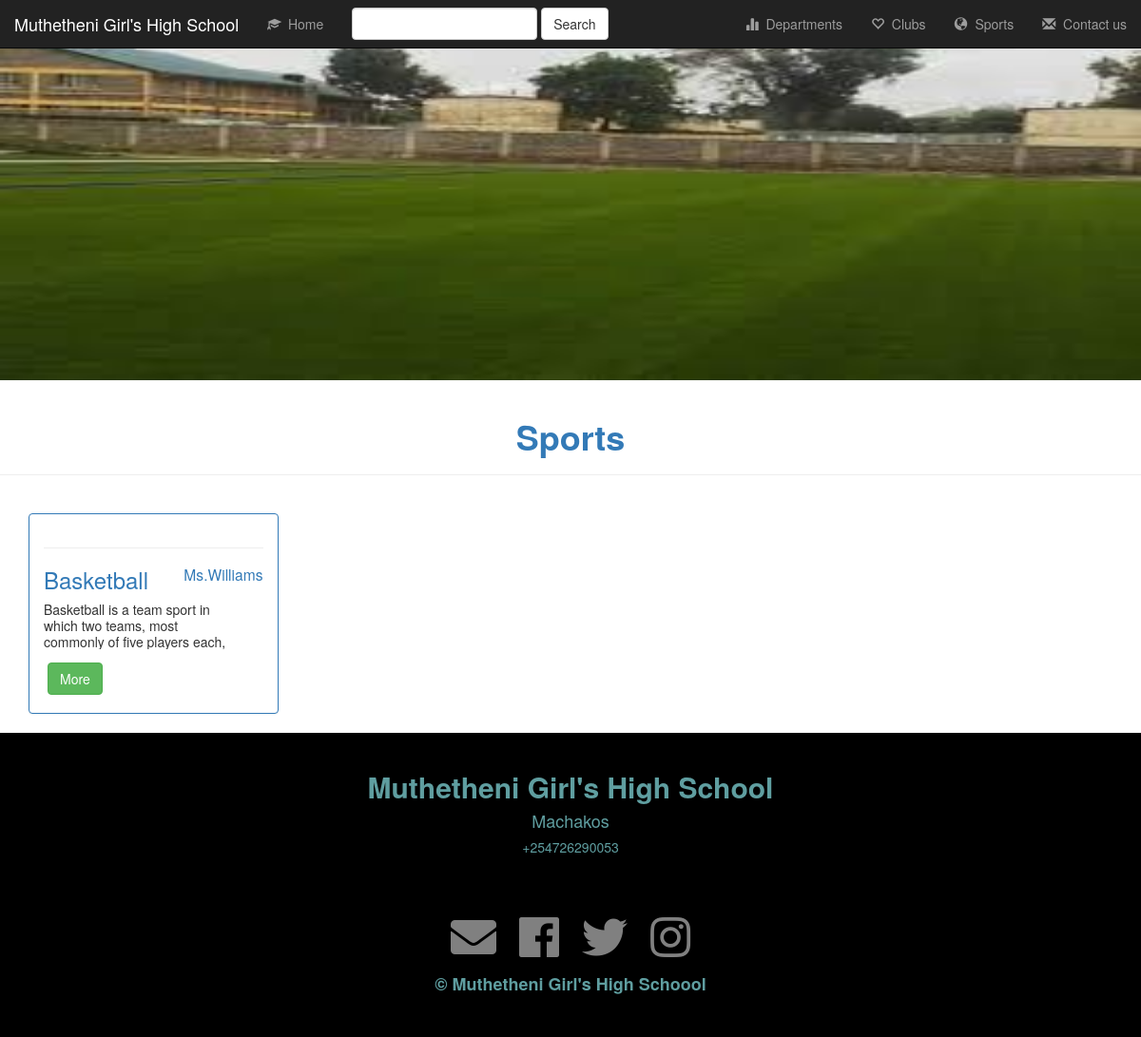
/sports/, run on an earlier commit of the app's database.
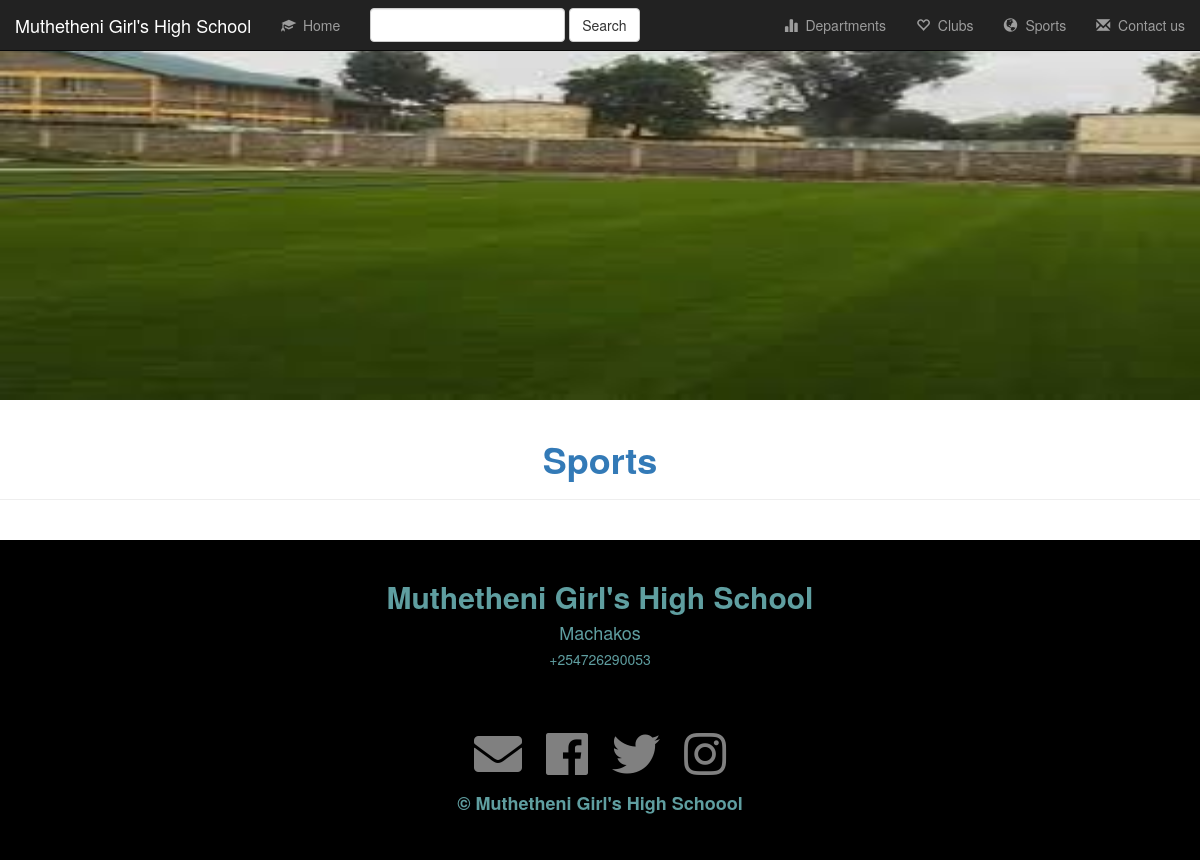
And on a later commit of the database.
### schapp/models.py (models this page shows, shortened)
class Sport(models.Model):
    name = models.CharField(max_length=30)
    coach = models.CharField(max_length=20)
    desc = models.TextField(default="anything")

### schapp/views.py (the view)
# urls.py: path('sports/', views.sports, name='sport'),
def sports(request):
    sprts = Sport.objects.all()
    return render(request, 'schapp/sports.html', {'sprts': sprts})

### schapp/templates/schapp/sports.html (shortened to what this page needs)
{% extends 'schapp/base.html' %}
{% load static %}
{% block content %}
    <div class="container-fluid">
    <div class="row">
    <div class="banner-img">
    <img src="{% static 'schapp/img/sport.jpg' %}" alt="" style="width: 100%; padding-top: 20px; height: 50%;">
        <div class="page-header">
            <h1 class="text-center text-primary"> <strong>Sports</strong></h1>
        </div>
    </div>
</div>
    <br>
        {% if sprts %}
            {% for sport in sprts %}
    <div class="col-sm-3">
        <div class="panel panel-primary">
            <div class="panel-body">
               <hr>
                <h3 class="text-primary">{{ sport.name }} <small class="text-primary" style="float: right;">{{ sport.coach }}</small></h3>
                <p style="line-height: 1.2em; height: 3.6em; overflow: hidden; text-overflow: ellipsis; max-width: 90%;">{{ sport.desc }}</p>
                <button type="button" class="btn btn-success" style="margin: 4px;" data-toggle="modal" data-target="#Modal-{{ sport.id }}">More</button>
            </div>
        </div>
    </div>
            {% endfor %}
    {% endif %}
    </div>
    {% include 'schapp/footer.html' %}
{% endblock %}

What changed in the data, as far as the page shows it:
removed Sport: name "Basketball", coach "Ms.Williams", desc "Basketball is a team sport in which two teams, most commonly of five players each,…"
